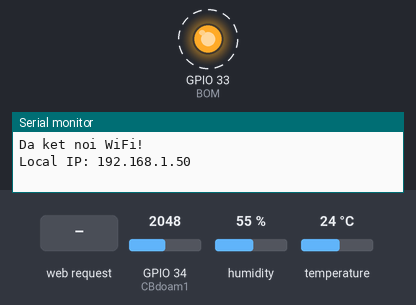
A sketch run on a simulated ESP32. On the bench: output pins drawn as LEDs (lit = HIGH), the last lines printed to the serial monitor. Dashed ring = blinking. The inputs (shaded band) are chosen by the test bench; at power-on: GPIO 34 (CBdoam1) = 2048, humidity 55 %, temperature 24 °C. WiFi joins after 1.5 s; servers stay silent unless stated.

Above: at 3.2 s.
3.3 s: GPIO 34 (CBdoam1) set to 1746
7.5 s: GPIO 34 (CBdoam1) set to 1648
At 8.6 s:
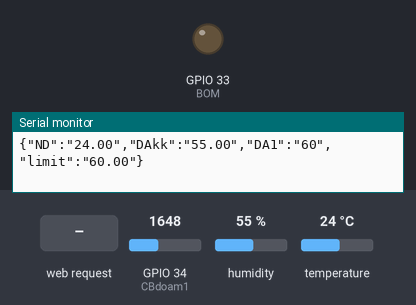
9.5 s: HTTP request GET /x1?namex1=120 received
At 10.2 s:
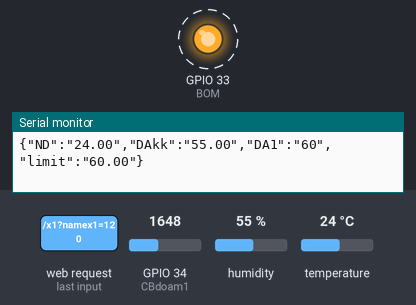
15.9 s: HTTP request GET /x1 received
At 19.0 s:
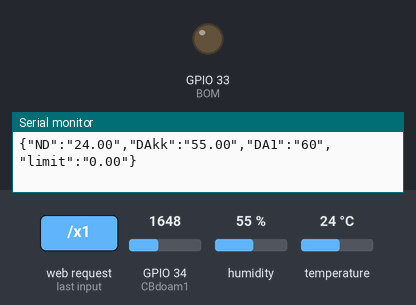
Timing chart, 0 to 20.0 s (numbered marks = the images above; inputs shaded):
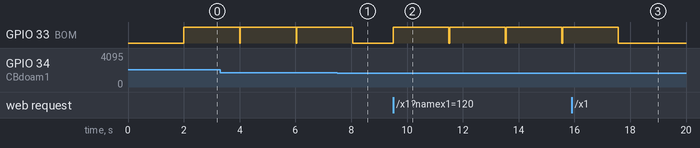

The sketch:

code_esp32.ino
```cpp
#include <WiFi.h>
#include <WebServer.h>
#include "ArduinoJson.h"

//day la cai giao dien web
#include "index.h"

//de dung cam bien dht11
#include "DHT.h"

//info wifi nha minh
const char* ssid = "</>";
const char* password = "tynuanoi";

//thoi gian bom (ms)
int TGbom = 2000;

//gan cac chan cho cac chuc nang
#define BOM 33
#define CBdoam1 34
//#define CBdoam2 19

//khai bao cho con dh11
#define DHTPIN 32
#define DHTTYPE DHT11
DHT dht(DHTPIN, DHTTYPE);

WebServer server(80);

//cac ham xu ly va cai dat
void ConnectFiWi(); //ket noi voi mang wifi nha minh
void SendWebPage(); //hien thi web
void tuoiCay1();
//void tuoiCay2();
void tuoiTatCa();   //tuoi all cay
void camBien();     //doc gia tri cac cam bien
void setDoam();     //duoi bao nhieu % thi auto tuoi
void dataJson(String ND, String DAkk, String DA1, String limit);
void sendData();


//cac bien trung gian
int TTBOM = 0;
long bien1 = 0;
long bien2 = 0;
long bien3 = 0;
long bien4 = 0;
long last = 0;
float nhietDo = 0.0;
float doAmkk = 0.0;
long doAm1 = 0;
//long doAm2 = 0;
float limit = 60;
String ChuoiSendWebJson = "";


void setup() {

  Serial.begin(115200);

  //output
  pinMode(BOM, OUTPUT);

  //input
  pinMode(DHTPIN, INPUT);
  pinMode(CBdoam1, INPUT);
//  pinMode(CBdoam2, INPUT);

  //mac dinh khi khoi dong
  digitalWrite(BOM, LOW);   //bom khong hoat dong

  dht.begin();

  ConnectFiWi();

  server.on("/", [] {
    SendWebPage();
  });
  server.on("/tuoiCay1", [] {
    tuoiCay1();
  });
//  server.on("/tuoiCay2", [] {
//    tuoiCay2();
//  });
  server.on("/x1", [] {
    setDoam();
  });
  server.on("/loadData", [] {
    sendData();
  });


  server.begin();
  last = millis();
}


void loop() {

  server.handleClient();  //duy tri server

  if(millis()-last >=500){
      camBien();
      dataJson(String(nhietDo), String(doAmkk), String(doAm1), String(limit));
      last = millis();
  }

  if(doAm1 < limit) {
    tuoiCay1();
  }

}


void ConnectFiWi(){
   WiFi.begin(ssid, password);
   int count = 0;
   while(WiFi.status() != WL_CONNECTED){
      delay(1000);
      count++;

      if(WiFi.status() == WL_CONNECTED){
          //in ra ip local
          Serial.print("\nDa ket noi WiFi! \nLocal IP: ");
          Serial.println(WiFi.localIP());
          break;
      }
      if(count>10){
        ConnectFiWi();
      }
   }
}

void SendWebPage(){
  server.send(200, "text/html", webpage);
}


void tuoiCay1(){
  TTBOM = 1;
  digitalWrite(BOM, HIGH);
  delay(TGbom);
  digitalWrite(BOM, LOW);
  TTBOM = 0;
  server.send(200, "text/html", webpage);
}

void tuoiTatCa(){
  tuoiCay1();
//  tuoiCay2();
}


void camBien(){
  nhietDo = dht.readTemperature();
  doAmkk = dht.readHumidity();
  int sum = 0;
  for(int i = 0; i<10; i++){
    sum += analogRead(CBdoam1);
  }
  doAm1 = 100 - map(sum/10, 0, 4095, 0, 100);
  sum = 0;
  server.send(200, "text/html", webpage);
}


void setDoam(){
  String text1 = server.arg("namex1");
  bien1 = text1.toInt();
  limit = bien1;
  server.send(200, "text/html", webpage);
}


void dataJson(String ND, String DAkk, String DA1, String limit){
  ChuoiSendWebJson = "{\"ND\":\"" + String(ND) + "\"," +
                     "\"DAkk\":\"" + String(DAkk) + "\"," +
                     "\"DA1\":\"" + String(DA1) + "\"," +
                     "\"limit\":\"" + String(limit) + "\"}";
  Serial.println(ChuoiSendWebJson);
}


void sendData(){
  server.send(200, "text/html", String(ChuoiSendWebJson));
}
```

index.h
```cpp
const char webpage[] PROGMEM = R"=====(

<!DOCTYPE html>
<html>
  <head>
    <title>HUST-IOT</title>
    <meta charset="utf-8">
    <style>
      .header{
        height:30%;
      }
      #header-wrapper{
        height: 15vh;
        background-color: #18F043;
        display: flex;
        justify-content: center;
        align-items:center;
        margin-bottom: 50px;
      }
      #body-wrapper{
        display: flex;
        flex-direction: row;
        justify-content: space-around;
      }

      .column{
        border: 1px solid black;
        border-radius: 10px;
        padding: 10px 10px 10px 10px;
        background-color: #A5F4F4;
      }

      #column-3{
        display: flex;
        flex-direction: column;
        align-items: center;
      }

      .button-3{
        height: 50px;
        width: 150px;
        border-radius: 5px;
      }

      .button-2{
        height: 30px;
        width: 100px;
        border-radius: 5px;
        margin-top:10px;
      }

    </style>
  </head>

  <script type="text/javascript">

    function tuoiCay1() {
      var xhttp = new XMLHttpRequest();
      xhttp.open('GET','/tuoiCay1',true);
      xhttp.send();
    }

    function tuoiTatCa() {
      tuoiCay1();
      //tuoiCay2();
    }

    function send_doam() {
      var x1 = document.getElementById("sendtext1").value;
      if(x1 != ""){
          var xhttp = new XMLHttpRequest();
          xhttp.open('GET','/x1?namex1=' + x1,true);
          xhttp.send();
      }
    }

  function loadData() {
      var xhttp = new XMLHttpRequest();
      //nhan du kieu tu esp gui len web
      xhttp.onreadystatechange = function(){
          if(this.readyState == 4 && this.status == 200){
              var DataVDK = xhttp.responseText;
              var ahihi = JSON.parse(DataVDK);
              document.getElementById("nhietdo").innerHTML = ahihi.ND;
              document.getElementById("doamkk").innerHTML = ahihi.DAkk;
              document.getElementById("doam1").innerHTML = ahihi.DA1;
              document.getElementById("limit").innerHTML = ahihi.limit;

              console.log(DataVDK);
          }
      }
      xhttp.open('GET','/loadData',true);
      xhttp.send();
      setTimeout(function(){ loadData() }, 500);
  }
  </script>

  <body onload = "loadData()">
  <div id="header-wrapper">
    <h1 class="header">Hệ thống tưới cây tự động</h1>
  </div>
  <div id="body-wrapper">
    <div class="column">
      <h2>Tình Trạng</h2>
      <h3>
        Nhiệt độ không khí: <span id="nhietdo">0</span> độ C <br>
      </h3>
      <h3>
        Độ ẩm
        <ul>
          <li>
            Độ ẩm không khí: <span id="doamkk">0</span> % <br>
          </li>
          <li>
            Độ ẩm đất:
            <ul>
              <li>
                Cây 1: <span id="doam1">0</span> % <br>
              </li>
              <li>
                Cây 2: <span id="doam2">0</span> % <br>
              </li>
            </ul>
          </li>

        </ul>
      </h3>
    </div>
    <div class="column">
      <h2>
        Chế độ tưới tự động:
      </h2>

      <h3>Tưới khi độ ẩm dưới: <span id="limit">0</span> %</h3>
      <input id="sendtext1" type="number" min="1" max="100"> %
      <div class="button-wrapper">
        <button class="button-2" type="button" onclick="send_doam()">SET</button><br><br>
      </div>
    </div>
    <div class="column" id="column-3">
      <h2>Chế độ tưới thủ công</h2>
      <button class="button-3" type="button" onclick="tuoiTatCa()">Tưới tất cả</button><br><br>
      <button class="button-3" type="button" onclick="tuoiCay1()">Tưới cây 1</button><br><br>
      <button class="button-3" type="button" onclick="">Tưới cây 2</button>
    </div>
  </div>
  </body>
</html>
)=====";
```

Measured:
- the behaviour switches between 1679 and 1678 on GPIO 34 (CBdoam1) (found by bisection; images 0 and 1)
- after the input at 7.5 s, GPIO 33 (BOM): goes on until 8.1 s, then stays LOW
- after the input at 9.5 s, GPIO 33 (BOM): alternates HIGH for 2.0 s and LOW for 0.02 s, starting at once
- after the input at 15.9 s, GPIO 33 (BOM): goes on until 17.6 s, then stays LOW
- by itself, GPIO 33 (BOM): alternates HIGH for 2.0 s and LOW for 0.02 s
